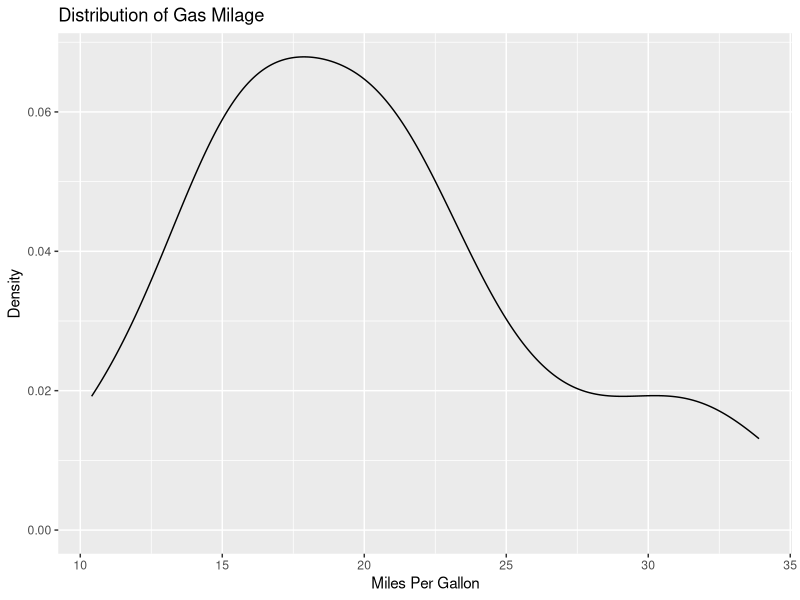

R code for this plot:
## ---- chunk 1
knitr::opts_chunk$set(echo = FALSE)
## ---- chunk 2
summary(cars)
## ---- chunk 3
library(ggplot2)
qplot(mpg, data=mtcars, geom="density", fill=gear, alpha=I(.5),
   main="Distribution of Gas Milage", xlab="Miles Per Gallon",
   ylab="Density")
